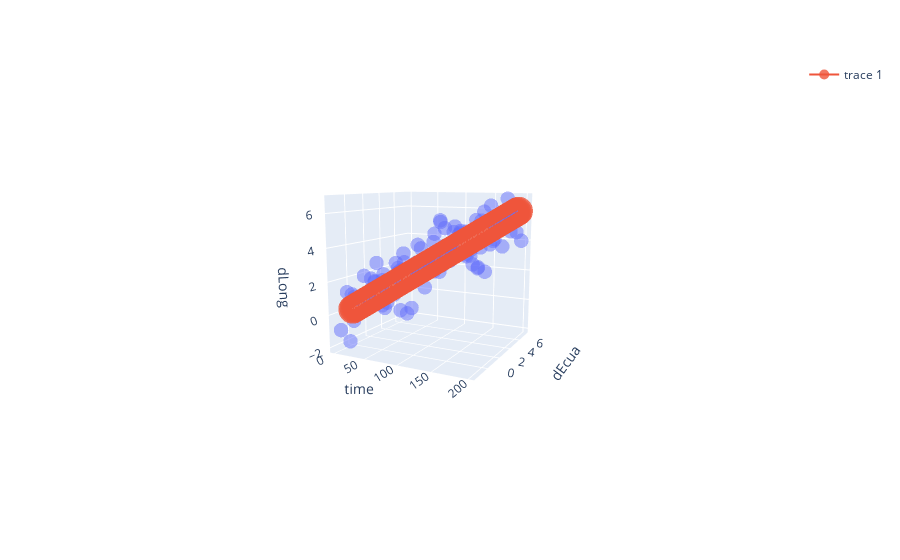

Notebook code for this chart:
### Code cell
#veamos nuestros datos en una grafica
scatter_plot_3D(data_1,data)
